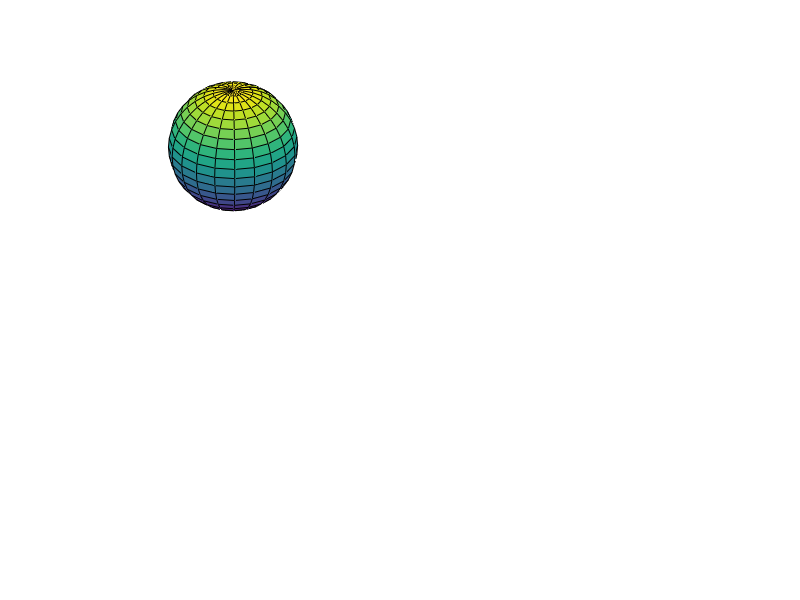

Source code (MATLAB): (Note: this script raises an error after producing the figure.)
% MATLAB Script: TransparencySpherePlot.m

subplot(2,2,1)
sphere
axis square off
alpha(0)
title({'Figure 27.6a:','Transparent, alpha = 0'})

subplot(2,2,2)
sphere
axis square off
alpha(1)
title({'Figure 27.6b:','Opaque, alpha = 1'})

subplot(2,2,3)
sphere
axis square off
alpha(0.5)
title({'Figure 27.6c:','Semi-transparent, alpha = 0.5'})

subplot(2,2,4)
sphere
axis square off
alpha('color')
title({'Figure 27.6d:','Graduated, alpha = "color"'})
